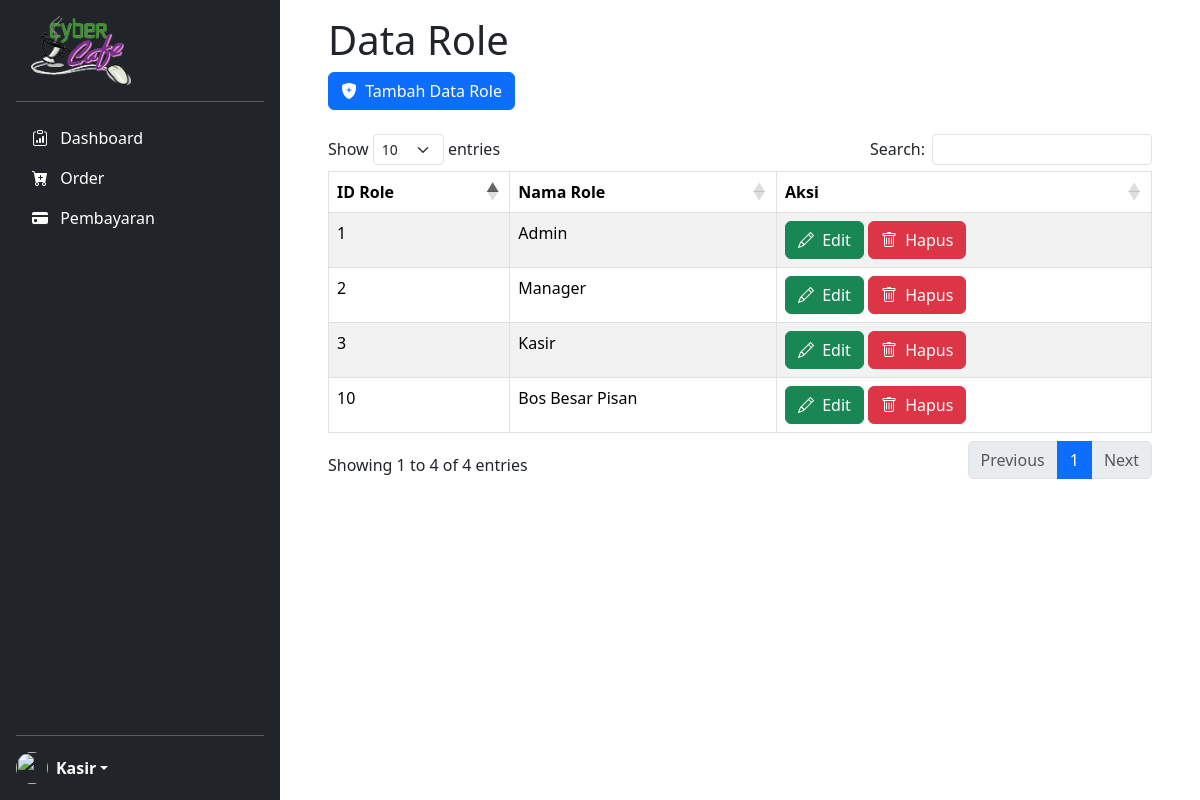
The page /master-role.php (signed in) on the database its author committed.
### tables this page shows
CREATE TABLE `role` (
  `id_role` int(11) NOT NULL,
  `nama_role` varchar(50) NOT NULL
);

### master-role.php (the view, shortened to what this page needs)
<!DOCTYPE html>
<html>
<head>
    <?php
	include "header.php";
	?>
</head>
<body>
    <main id="fullpage">
        <?php
        include "sidebar.php";
        ?>
        <div class="container pt-3 me-0 pe-5 ps-5 scrollarea">
            <div class="row">
                <div class="col">
                    <h1>Data Role</h1>
                    <a href="tambah-role.php" class="btn btn-primary"><i class="bi-shield-fill-plus me-1"></i> Tambah Data Role</a><br>
                    <?php
                        $sql = "SELECT * FROM role";
                        $role = mysqli_query($conn, $sql);
                    ?>
                    <br>
                    <table class="table table-bordered table-striped table-hover" id="data-role">
                        <thead>
                            <tr>
                                <th>ID Role</th>
                                <th>Nama Role</th>
                                <th>Aksi</th>
                            </tr>
                        </thead>
                        <tbody>
                        <?php foreach ($role as $row) : ?>
                        <tr>
                            <td><?= $row["id_role"]; ?></td>
                            <td><?= $row["nama_role"]; ?></td>
                            <td>
                                <?php
                                    echo "<a href='ubah-role.php?id=$row[id_role]' class='btn btn-success'><i class='bi-pencil me-1'></i> Edit</a>";
                                ?>
                                <a href="hapus-role.php?id=<?=$row['id_role']; ?>" onclick = "return confirm ('Apakah yakin akan hapus role <?= $row['nama_role']; ?>?');" class='btn btn-danger'><i class='bi-trash me-1'></i> Hapus</a>
                            </td>
                        </tr>
                            <?php endforeach; ?>
                        </tbody>
                    </table>
                </div>
            </div>
        </div>
    </main>
</body>
</html>

### css/style.css (style rules this page uses)
body { min-height: 100vh; min-height: -webkit-fill-available; display: block; }
html { height: -webkit-fill-available; }
#fullpage { display: flex; flex-wrap: nowrap; height: 100vh; height: -webkit-fill-available; max-height: 100vh; overflow-x: auto; overflow-y: hidden; }
.scrollarea { overflow-y: auto; }

### rows shown on the page
role: id_role "1", nama_role "Admin"
role: id_role "2", nama_role "Manager"
role: id_role "3", nama_role "Kasir"
role: id_role "10", nama_role "Bos Besar Pisan"

### other values the page prints
$_SESSION['nama_user'] "Kasir"
